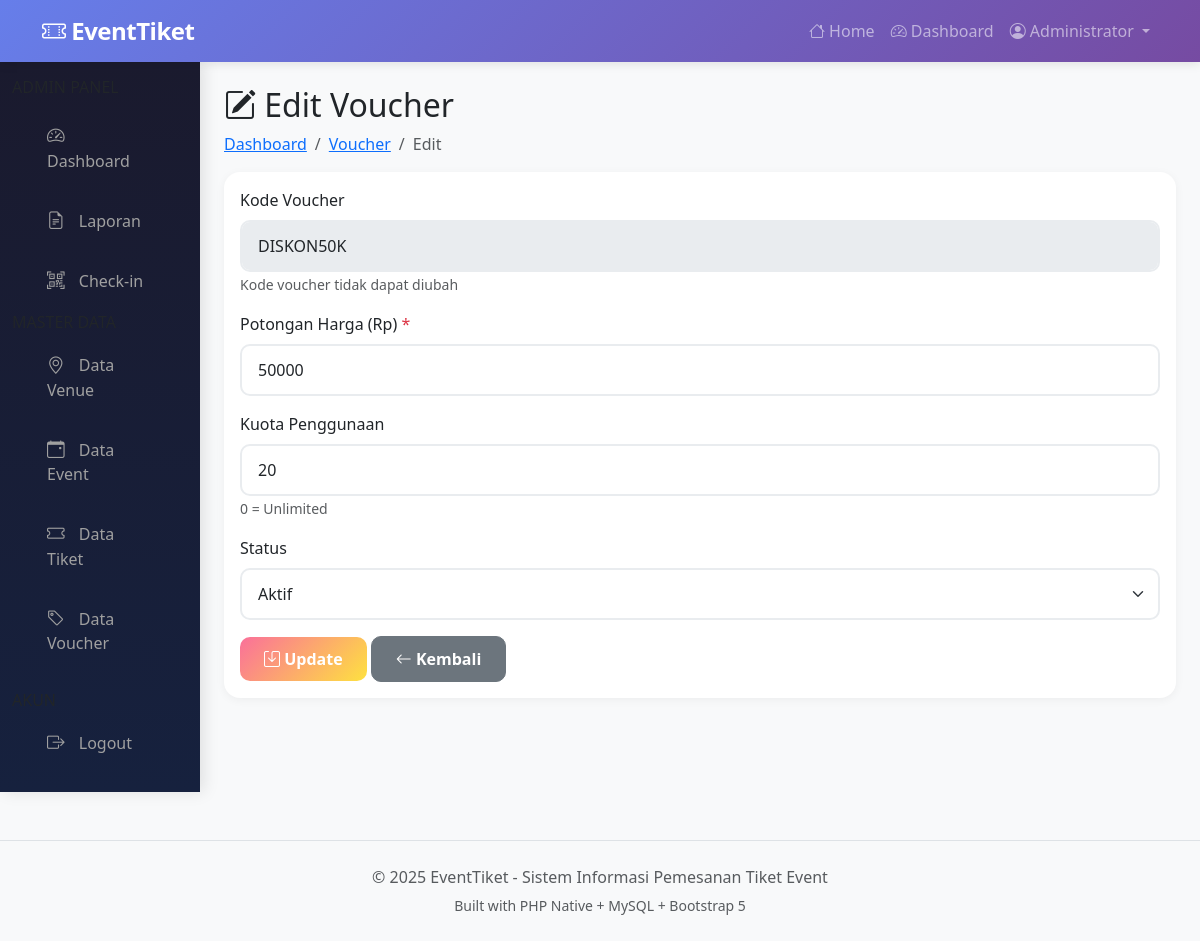
Screenshot of /index.php?p=admin_voucher_edit&id=2 (signed in) with the database file from the repository.
### tables this page shows
CREATE TABLE `voucher` (
  `id_voucher` int NOT NULL,
  `kode_voucher` varchar(20) NOT NULL,
  `potongan` int NOT NULL,
  `kuota` int DEFAULT '0',
  `status` enum('aktif','nonaktif') DEFAULT 'aktif'
);

### pages/admin/voucher_edit.php (the view, shortened to what this page needs)
<?php
$id_voucher = (int)$_GET['id'];
$data = mysqli_fetch_assoc(mysqli_query($conn, "SELECT * FROM voucher WHERE id_voucher = $id_voucher"));
?>
<div class="container-fluid"><div class="row">
    <?php include 'pages/admin/_sidebar.php'; ?>
    <main class="col-md-10 ms-sm-auto px-md-4 py-4">
        <h2><i class="bi bi-pencil-square"></i> Edit Voucher</h2>
        <nav aria-label="breadcrumb"><ol class="breadcrumb"><li class="breadcrumb-item"><a href="?p=dashboard_admin">Dashboard</a></li><li class="breadcrumb-item"><a href="?p=admin_voucher">Voucher</a></li><li class="breadcrumb-item active">Edit</li></ol></nav>
        <div class="card"><div class="card-body">
            <form method="POST">
                <div class="mb-3"><label class="form-label">Kode Voucher</label><input type="text" class="form-control" value="<?= htmlspecialchars($data['kode_voucher']) ?>" disabled><small class="text-muted">Kode voucher tidak dapat diubah</small></div>
                <div class="mb-3"><label class="form-label">Potongan Harga (Rp) <span class="text-danger">*</span></label><input type="number" name="potongan" class="form-control" value="<?= $data['potongan'] ?>" min="0" required></div>
                <div class="mb-3"><label class="form-label">Kuota Penggunaan</label><input type="number" name="kuota" class="form-control" value="<?= $data['kuota'] ?>" min="0"><small class="text-muted">0 = Unlimited</small></div>
                <div class="mb-3"><label class="form-label">Status</label><select name="status" class="form-select"><option value="aktif" <?= $data['status']=='aktif'?'selected':'' ?>>Aktif</option></select></div>
                <button type="submit" name="update" class="btn btn-warning"><i class="bi bi-save"></i> Update</button>
                <a href="?p=admin_voucher" class="btn btn-secondary"><i class="bi bi-arrow-left"></i> Kembali</a>
            </form>
        </div></div>
    </main>
</div></div>

### includes/header.php (style rules this page uses)
:root { --primary-gradient: linear-gradient(135deg, #667eea 0%, #764ba2 100%); --secondary-gradient: linear-gradient(135deg, #f093fb 0%, #f5576c 100%); --success-gradient: linear-gradient(135deg, #4facfe 0%, #00f2fe 100%); --warning-gradient: linear-gradient(135deg, #fa709a 0%, #fee140 100%); }
body { font-family: 'Segoe UI', Tahoma, Geneva, Verdana, sans-serif; background-color: #f8f9fa; }
.btn { border-radius: 10px; font-weight: 600; padding: 0.6rem 1.5rem; transition: all 0.3s ease; }
.btn-warning { background: var(--warning-gradient); border: none; color: white; }
.form-control, .form-select { border-radius: 10px; border: 2px solid #e9ecef; padding: 0.75rem 1rem; transition: all 0.3s ease; }
.breadcrumb { background: none; padding: 0; }
.card { border: none; border-radius: 16px; box-shadow: 0 2px 10px rgba(0, 0, 0, 0.05); }

### rows the page displays
voucher: kode_voucher "DISKON50K", potongan "50000", kuota "20", status "Aktif"

### other values shown
$_SESSION['nama'] "Administrator"
$item['label'] "Dashboard"
$item['label'] "Laporan"
$item['label'] "Check-in"
$item['label'] "Data Venue"
$item['label'] "Data Event"
$item['label'] "Data Tiket"
$item['label'] "Data Voucher"
